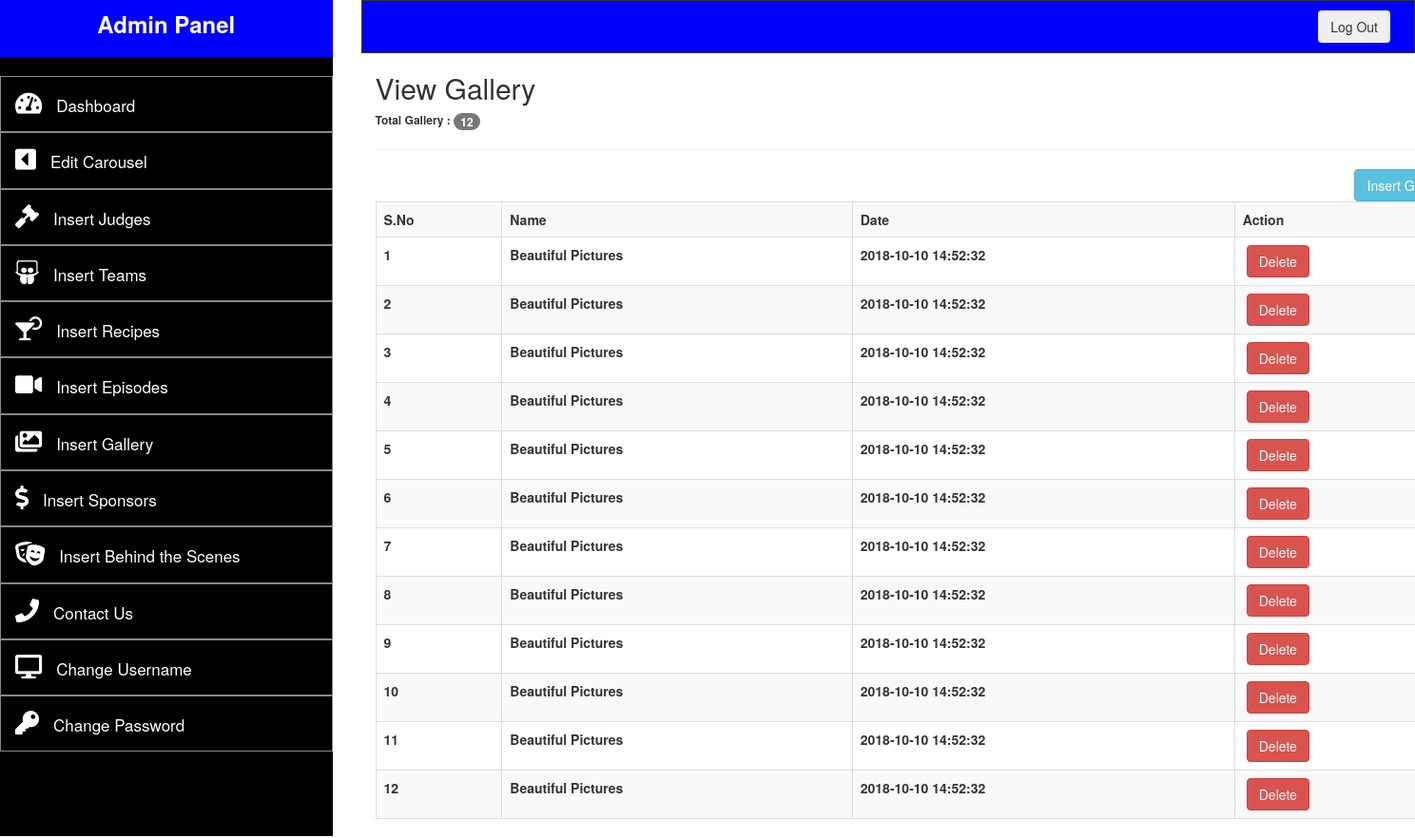
/admin/viewGallery.php (signed in), run on the app's committed database.
### tables this page shows
CREATE TABLE `gallery` (
  `id` int(10) NOT NULL,
  `name` text NOT NULL,
  `img` text NOT NULL,
  `date` timestamp NOT NULL DEFAULT CURRENT_TIMESTAMP ON UPDATE CURRENT_TIMESTAMP,
  `msg` text NOT NULL
);

### admin/viewGallery.php (the view, shortened to what this page needs)
<?php
	require __DIR__.'/config/db.php';
	if(!isset($_SESSION['user'])){
		header("location:login.php");
	}else{
?>
<!DOCTYPE html>
<html>
<head>
		<link rel="stylesheet" href="https://maxcdn.bootstrapcdn.com/bootstrap/3.3.7/css/bootstrap.min.css">
		<link href="adminAssets\style.css" rel="stylesheet">
		<link 	rel="stylesheet"
				href="https://use.fontawesome.com/releases/v5.2.0/css/all.css"
>
</head>
<body>
	<div class="row">
		<?php
		include "templates/adminpanel_template.php";
		?>
			<div class="container" style="background: #FFF;">
			<?php
			$judge_query = "SELECT * FROM gallery
									ORDER BY id DESC";
			$connect_judge_query = mysqli_query($conn, $judge_query);
			$count_rows = mysqli_num_rows($connect_judge_query);
			$number_of_items = 1;
			?>
				<h2>View Gallery</h2>
				<h6 style="font-weight: bold">Total Gallery : <span class="badge"><?php echo $count_rows; ?></span></h6>
				<hr>
				<a href="insertGallery.php" class="btn btn-info" style="float:right">Insert Gallery</a>
					<table class="table table-hover table-striped table-bordered">
						<tr>
							<th>S.No</th>
							<th>Name</th>
							<th>Date</th>
							<th>Action</th>
						</tr>
			<?php
			if($count_rows > 0){
				while($get_each_row = mysqli_fetch_array($connect_judge_query)){
					$id_of_judge = $get_each_row['id'];
					$name_of_judge = $get_each_row['name'];
					$date_judge = $get_each_row['date'];
			?>
						<tr>
							<th><?php echo $number_of_items++; ?></th>
							<th><?php echo $name_of_judge; ?></th>
							<th><?php echo $date_judge; ?></th>
							<th>&nbsp;<a href="deleteGallery.php?id=<?php echo $id_of_judge; ?>" class="btn btn-danger">Delete</a></th>
						</tr>
			<?php
				}
			}
			?>
					</table>
				</div>
			</div>
		</div>
</body>
</html>
<?php } ?>

### data on the page
gallery: name "Beautiful Pictures", date "2018-10-10 14:52:32"
gallery: name "Beautiful Pictures", date "2018-10-10 14:52:32"
gallery: name "Beautiful Pictures", date "2018-10-10 14:52:32"
gallery: name "Beautiful Pictures", date "2018-10-10 14:52:32"
gallery: name "Beautiful Pictures", date "2018-10-10 14:52:32"
gallery: name "Beautiful Pictures", date "2018-10-10 14:52:32"
gallery: name "Beautiful Pictures", date "2018-10-10 14:52:32"
gallery: name "Beautiful Pictures", date "2018-10-10 14:52:32"
gallery: name "Beautiful Pictures", date "2018-10-10 14:52:32"
gallery: name "Beautiful Pictures", date "2018-10-10 14:52:32"
gallery: name "Beautiful Pictures", date "2018-10-10 14:52:32"
gallery: name "Beautiful Pictures", date "2018-10-10 14:52:32"

### other printed values
$count_rows "12"
